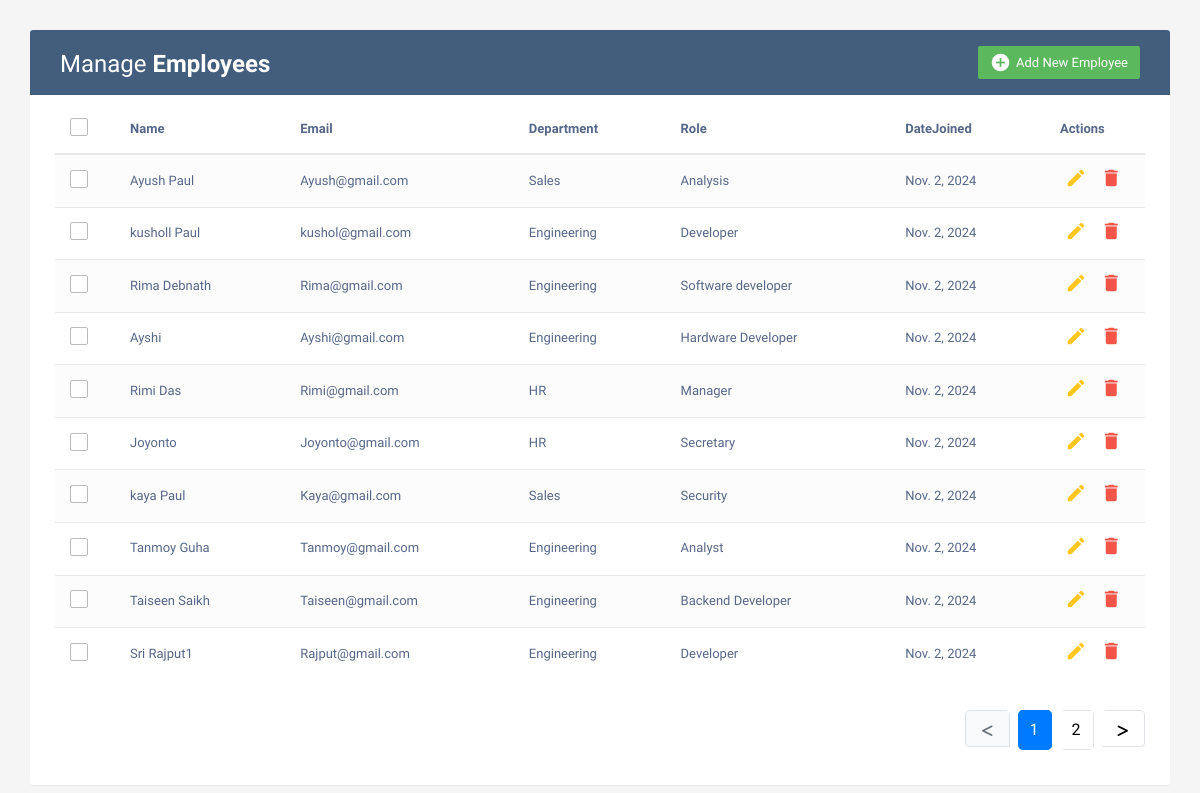
The page / on the database its author committed.
### employees/models.py (models this page shows, shortened)
class Employee(models.Model):
    name = models.CharField(max_length=100)
    email = models.EmailField(unique=True)
    department = models.CharField(max_length=50, blank=True, null=True)
    role = models.CharField(max_length=50, blank=True, null=True)
    date_joined = models.DateField(auto_now_add=True)

### company/views.py (the view)
# urls.py: path('', views.homePage,name="home"),
def homePage(request):
    emp = Employee.objects.all().order_by('id')  # Explicitly order by a field
    paginator = Paginator(emp, 10)
    page_number = request.GET.get('page')
    page_obj = paginator.get_page(page_number)
    data = {
        'emp': page_obj,  # Paginated employee list
        'page_obj': page_obj,
    }
    return render(request, "index.html", data)

### templates/index.html (shortened to what this page needs)
<!DOCTYPE html>
<html lang="en">
<head>
<link rel="stylesheet" href="https://maxcdn.bootstrapcdn.com/font-awesome/4.7.0/css/font-awesome.min.css">
<link rel="stylesheet" href="https://maxcdn.bootstrapcdn.com/bootstrap/3.3.7/css/bootstrap.min.css">
 <link rel="stylesheet" href="https://cdnjs.cloudflare.com/ajax/libs/font-awesome/6.6.0/css/all.min.css"
 />
</head>
  <body>
    <div class="container">
        <div class="table-wrapper">
            <div class="table-title">
                <div class="row">
                    <div class="col-sm-6">
						<h2>Manage <b>Employees</b></h2>
					</div>
					<div class="col-sm-6">
						<a href="#addEmployeeModal" class="btn btn-success" data-toggle="modal"><i class="material-icons">&#xE147;</i> <span>Add New Employee</span></a>
					</div>
                </div>
            </div>
            <table class="table table-striped table-hover">
                <thead>
                    <tr>
						<th>
							<span class="custom-checkbox">
								<label for="selectAll"></label>
							</span>
						</th>
                        <th>Name</th>
                        <th>Email</th>
						<th>Department</th>
                        <th>Role</th>
						<th>DateJoined</th>
                        <th>Actions</th>
                    </tr>
                </thead>
                <tbody>
					{% for i in emp %}
                    <tr>
						<td>
							<span class="custom-checkbox">
								<label for="checkbox1"></label>
							</span>
						</td>
                        <td>{{i.name}}</td>
                        <td>{{i.email}}</td>
						<td>{{i.department}}</td>
                        <td>{{i.role}}</td>
						<td>{{i.date_joined}}</td>
                        <td>
                            <a href="#editEmployeeModal-{{forloop.counter}}" class="edit" data-toggle="modal"><i class="material-icons" data-toggle="tooltip" title="Edit">&#xE254;</i></a>
                            <a href="#deleteEmployeeModal-{{forloop.counter}}" class="delete" data-toggle="modal"><i class="material-icons" data-toggle="tooltip" title="Delete">&#xE872;</i></a>
                        </td>
                    </tr>
                    {% endfor %}
                </tbody>
            </table>
			<div class="clearfix">
        <ul class="pagination justify-content-start">
        {% if page_obj.has_previous %}
        <li class="page-item">
            <a class="page-link" href="?page={{ page_obj.previous_page_number }}">
                <i class="fa-solid fa-less-than"></i>
            </a>
        </li>
        {% else %}
        <li class="page-item disabled">
            <span class="page-link">
                <i class="fa-solid fa-less-than"></i>
            </span>
        </li>
        {% endif %}
        {% for num in page_obj.paginator.page_range %}
            {% if num == 1 or num == page_obj.paginator.num_pages or num >= page_obj.number|add:-2 and num <= page_obj.number|add:2 %}
                {% if page_obj.number == num %}
                <li class="page-item active">
                    <a class="page-link" href="?page={{ num }}">{{ num }}</a>
                </li>
                {% else %}
                <li class="page-item">
                    <a class="page-link" href="?page={{ num }}">{{ num }}</a>
                </li>
                {% endif %}
            {% elif num == page_obj.number|add:-3 or num == page_obj.number|add:3 %}
                <li class="page-item disabled">
                    <a class="page-link" href="#">...</a>
                </li>
            {% endif %}
        {% endfor %}
        {% if page_obj.has_next %}
        <li class="page-item">
            <a class="page-link" href="?page={{ page_obj.next_page_number }}">
                <i class="fa-solid fa-greater-than"></i>
            </a>
        </li>
        {% else %}
        <li class="page-item disabled">
            <span class="page-link">
                <i class="fa-solid fa-greater-than"></i>
            </span>
        </li>
        {% endif %}
                </ul>
            </div>
        </div>
    </div>
</body>
</html>

### templates/index.html (style rules this page uses)
body { color: #566787; background: #f5f5f5; font-family: 'Varela Round', sans-serif; font-size: 13px; }
.table-wrapper { background: #fff; padding: 20px 25px; margin: 30px 0; border-radius: 3px; box-shadow: 0 1px 1px rgba(0,0,0,.05); }
.table-title { padding-bottom: 15px; background: #435d7d; color: #fff; padding: 16px 30px; margin: -20px -25px 10px; border-radius: 3px 3px 0 0; }
.table-title h2 { margin: 5px 0 0; font-size: 24px; }
.table-title .btn { color: #fff; float: right; font-size: 13px; border: none; min-width: 50px; border-radius: 2px; border: none; outline: none !important; margin-left: 10px; }
.table-title .btn i { float: left; font-size: 21px; margin-right: 5px; }
.table-title .btn span { float: left; margin-top: 2px; }
table.table tr th, table.table tr td { border-color: #e9e9e9; padding: 12px 15px; vertical-align: middle; }
table.table tr th:first-child { width: 60px; }
table.table tr th:last-child { width: 100px; }
table.table-striped tbody tr:nth-of-type(odd) { background-color: #fcfcfc; }
table.table td:last-child i { opacity: 0.9; font-size: 22px; margin: 0 5px; }
table.table td a { font-weight: bold; color: #566787; display: inline-block; text-decoration: none; outline: none !important; }
table.table td a.edit { color: #FFC107; }
table.table td a.delete { color: #F44336; }
table.table td i { font-size: 19px; }
.pagination { float: right; margin: 0 0 5px; }
.custom-checkbox { position: relative; }
.custom-checkbox label:before { width: 18px; height: 18px; }
.custom-checkbox label:before { content: ''; margin-right: 10px; display: inline-block; vertical-align: text-top; background: white; border: 1px solid #bbb; border-radius: 2px; box-sizing: border-box; z-index: 2; }
.pagination { display: flex; gap: 8px; padding: 10px 0; justify-content: center; list-style-type: none; }
.pagination .page-item { border-radius: 5px; overflow: hidden; }
.pagination .page-item .page-link { display: flex; align-items: center; justify-content: center; padding: 8px 12px; font-size: 16px; color: black; background-color: #ffffff; border: 1px solid #dee2e6; transition: color 0.3s ease, background-color 0.3s ease; }
.pagination .page-item.active .page-link { background-color: #007bff; color: #ffffff; border-color: #007bff; }
.pagination .page-item.disabled .page-link { color: #6c757d; background-color: #f8f9fa; border-color: #dee2e6; cursor: not-allowed; }
.pagination .page-item .page-link i { font-size: 14px; margin: 0 4px; margin-top:5px; }
.pagination .page-item.disabled .page-link { cursor: default; }

### rows shown on the page
Employee: name "Ayush Paul", email "Ayush@gmail.com", department "Sales", role "Analysis", date_joined "Nov. 2, 2024"
Employee: name "kusholl Paul", email "kushol@gmail.com", department "Engineering", role "Developer", date_joined "Nov. 2, 2024"
Employee: name "Rima Debnath", email "Rima@gmail.com", department "Engineering", role "Software developer", date_joined "Nov. 2, 2024"
Employee: name "Ayshi", email "Ayshi@gmail.com", department "Engineering", role "Hardware Developer", date_joined "Nov. 2, 2024"
Employee: name "Rimi Das", email "Rimi@gmail.com", department "HR", role "Manager", date_joined "Nov. 2, 2024"
Employee: name "Joyonto", email "Joyonto@gmail.com", department "HR", role "Secretary", date_joined "Nov. 2, 2024"
Employee: name "kaya Paul", email "Kaya@gmail.com", department "Sales", role "Security", date_joined "Nov. 2, 2024"
Employee: name "Tanmoy Guha", email "Tanmoy@gmail.com", department "Engineering", role "Analyst", date_joined "Nov. 2, 2024"
Employee: name "Taiseen Saikh", email "Taiseen@gmail.com", department "Engineering", role "Backend Developer", date_joined "Nov. 2, 2024"
Employee: name "Sri Rajput1", email "Rajput@gmail.com", department "Engineering", role "Developer", date_joined "Nov. 2, 2024"

### other values the page prints
{{ num }} "1"
{{ num }} "2"
